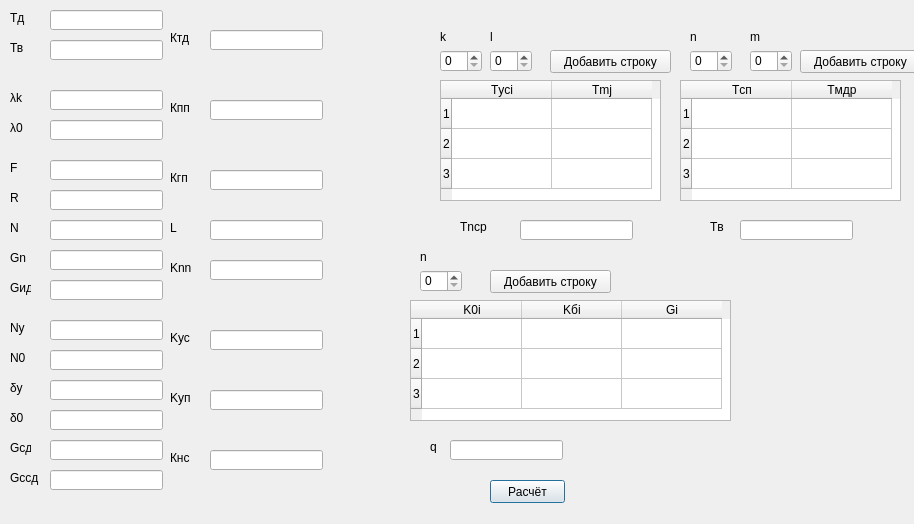
<?xml version="1.0" encoding="UTF-8"?>
<ui version="4.0">
 <class>table7_1</class>
 <widget class="QDialog" name="table7_1">
  <property name="geometry">
   <rect>
    <x>0</x>
    <y>0</y>
    <width>914</width>
    <height>524</height>
   </rect>
  </property>
  <property name="windowTitle">
   <string>Dialog</string>
  </property>
  <widget class="QTableWidget" name="tableWidget">
   <property name="geometry">
    <rect>
     <x>440</x>
     <y>80</y>
     <width>221</width>
     <height>121</height>
    </rect>
   </property>
   <property name="rowCount">
    <number>3</number>
   </property>
   <row/>
   <row/>
   <row/>
   <column>
    <property name="text">
     <string>Tусi</string>
    </property>
   </column>
   <column>
    <property name="text">
     <string>Tmj</string>
    </property>
   </column>
  </widget>
  <widget class="QSpinBox" name="spinBoxk">
   <property name="geometry">
    <rect>
     <x>440</x>
     <y>50</y>
     <width>42</width>
     <height>22</height>
    </rect>
   </property>
  </widget>
  <widget class="QSpinBox" name="spinBoxl">
   <property name="geometry">
    <rect>
     <x>490</x>
     <y>50</y>
     <width>42</width>
     <height>22</height>
    </rect>
   </property>
  </widget>
  <widget class="QLabel" name="label">
   <property name="geometry">
    <rect>
     <x>440</x>
     <y>30</y>
     <width>47</width>
     <height>13</height>
    </rect>
   </property>
   <property name="text">
    <string>k</string>
   </property>
  </widget>
  <widget class="QLabel" name="label_2">
   <property name="geometry">
    <rect>
     <x>490</x>
     <y>30</y>
     <width>47</width>
     <height>13</height>
    </rect>
   </property>
   <property name="text">
    <string>l</string>
   </property>
  </widget>
  <widget class="QLineEdit" name="lineEditncp">
   <property name="geometry">
    <rect>
     <x>520</x>
     <y>220</y>
     <width>113</width>
     <height>20</height>
    </rect>
   </property>
   <property name="readOnly">
    <bool>true</bool>
   </property>
  </widget>
  <widget class="QPushButton" name="pushButton">
   <property name="geometry">
    <rect>
     <x>490</x>
     <y>480</y>
     <width>75</width>
     <height>23</height>
    </rect>
   </property>
   <property name="text">
    <string>Расчёт</string>
   </property>
  </widget>
  <widget class="QPushButton" name="pushButton_2">
   <property name="geometry">
    <rect>
     <x>550</x>
     <y>50</y>
     <width>121</width>
     <height>23</height>
    </rect>
   </property>
   <property name="text">
    <string>Добавить строку</string>
   </property>
  </widget>
  <widget class="QLabel" name="label_3">
   <property name="geometry">
    <rect>
     <x>460</x>
     <y>220</y>
     <width>47</width>
     <height>13</height>
    </rect>
   </property>
   <property name="text">
    <string>Tncp</string>
   </property>
  </widget>
  <widget class="QTableWidget" name="tableWidget_2">
   <property name="geometry">
    <rect>
     <x>680</x>
     <y>80</y>
     <width>221</width>
     <height>121</height>
    </rect>
   </property>
   <property name="rowCount">
    <number>3</number>
   </property>
   <row/>
   <row/>
   <row/>
   <column>
    <property name="text">
     <string>Tсп</string>
    </property>
   </column>
   <column>
    <property name="text">
     <string>Tмдр</string>
    </property>
   </column>
  </widget>
  <widget class="QLineEdit" name="lineEditv">
   <property name="geometry">
    <rect>
     <x>740</x>
     <y>220</y>
     <width>113</width>
     <height>20</height>
    </rect>
   </property>
   <property name="readOnly">
    <bool>true</bool>
   </property>
  </widget>
  <widget class="QSpinBox" name="spinBoxn">
   <property name="geometry">
    <rect>
     <x>690</x>
     <y>50</y>
     <width>42</width>
     <height>22</height>
    </rect>
   </property>
  </widget>
  <widget class="QSpinBox" name="spinBoxm">
   <property name="geometry">
    <rect>
     <x>750</x>
     <y>50</y>
     <width>42</width>
     <height>22</height>
    </rect>
   </property>
  </widget>
  <widget class="QPushButton" name="pushButton_3">
   <property name="geometry">
    <rect>
     <x>800</x>
     <y>50</y>
     <width>121</width>
     <height>23</height>
    </rect>
   </property>
   <property name="text">
    <string>Добавить строку</string>
   </property>
  </widget>
  <widget class="QLabel" name="label_4">
   <property name="geometry">
    <rect>
     <x>690</x>
     <y>30</y>
     <width>47</width>
     <height>13</height>
    </rect>
   </property>
   <property name="text">
    <string>n</string>
   </property>
  </widget>
  <widget class="QLabel" name="label_5">
   <property name="geometry">
    <rect>
     <x>750</x>
     <y>30</y>
     <width>47</width>
     <height>13</height>
    </rect>
   </property>
   <property name="text">
    <string>m</string>
   </property>
  </widget>
  <widget class="QLabel" name="label_6">
   <property name="geometry">
    <rect>
     <x>710</x>
     <y>220</y>
     <width>47</width>
     <height>13</height>
    </rect>
   </property>
   <property name="text">
    <string>Tв</string>
   </property>
  </widget>
  <widget class="QLineEdit" name="lineEdit_td">
   <property name="geometry">
    <rect>
     <x>50</x>
     <y>10</y>
     <width>113</width>
     <height>20</height>
    </rect>
   </property>
  </widget>
  <widget class="QLineEdit" name="lineEdit_tv">
   <property name="geometry">
    <rect>
     <x>50</x>
     <y>40</y>
     <width>113</width>
     <height>20</height>
    </rect>
   </property>
  </widget>
  <widget class="QLabel" name="label_7">
   <property name="geometry">
    <rect>
     <x>10</x>
     <y>10</y>
     <width>16</width>
     <height>16</height>
    </rect>
   </property>
   <property name="text">
    <string>Тд</string>
   </property>
  </widget>
  <widget class="QLabel" name="label_8">
   <property name="geometry">
    <rect>
     <x>10</x>
     <y>40</y>
     <width>16</width>
     <height>16</height>
    </rect>
   </property>
   <property name="text">
    <string>Тв</string>
   </property>
  </widget>
  <widget class="QLabel" name="label_9">
   <property name="geometry">
    <rect>
     <x>170</x>
     <y>30</y>
     <width>31</width>
     <height>16</height>
    </rect>
   </property>
   <property name="text">
    <string>Ктд</string>
   </property>
  </widget>
  <widget class="QLineEdit" name="lineEdit_ktd">
   <property name="geometry">
    <rect>
     <x>210</x>
     <y>30</y>
     <width>113</width>
     <height>20</height>
    </rect>
   </property>
   <property name="readOnly">
    <bool>true</bool>
   </property>
  </widget>
  <widget class="QLabel" name="label_10">
   <property name="geometry">
    <rect>
     <x>10</x>
     <y>90</y>
     <width>16</width>
     <height>16</height>
    </rect>
   </property>
   <property name="text">
    <string>λk</string>
   </property>
  </widget>
  <widget class="QLabel" name="label_11">
   <property name="geometry">
    <rect>
     <x>10</x>
     <y>120</y>
     <width>16</width>
     <height>16</height>
    </rect>
   </property>
   <property name="text">
    <string>λ0</string>
   </property>
  </widget>
  <widget class="QLineEdit" name="lineEdit_lambda0">
   <property name="geometry">
    <rect>
     <x>50</x>
     <y>120</y>
     <width>113</width>
     <height>20</height>
    </rect>
   </property>
  </widget>
  <widget class="QLineEdit" name="lineEdit_lambdak">
   <property name="geometry">
    <rect>
     <x>50</x>
     <y>90</y>
     <width>113</width>
     <height>20</height>
    </rect>
   </property>
  </widget>
  <widget class="QLineEdit" name="lineEdit_kpp">
   <property name="geometry">
    <rect>
     <x>210</x>
     <y>100</y>
     <width>113</width>
     <height>20</height>
    </rect>
   </property>
   <property name="readOnly">
    <bool>true</bool>
   </property>
  </widget>
  <widget class="QLabel" name="label_12">
   <property name="geometry">
    <rect>
     <x>170</x>
     <y>100</y>
     <width>31</width>
     <height>16</height>
    </rect>
   </property>
   <property name="text">
    <string>Кпп</string>
   </property>
  </widget>
  <widget class="QLineEdit" name="lineEdit_kgp">
   <property name="geometry">
    <rect>
     <x>210</x>
     <y>170</y>
     <width>113</width>
     <height>20</height>
    </rect>
   </property>
   <property name="readOnly">
    <bool>true</bool>
   </property>
  </widget>
  <widget class="QLabel" name="label_13">
   <property name="geometry">
    <rect>
     <x>10</x>
     <y>190</y>
     <width>16</width>
     <height>16</height>
    </rect>
   </property>
   <property name="text">
    <string>R</string>
   </property>
  </widget>
  <widget class="QLineEdit" name="lineEdit_R">
   <property name="geometry">
    <rect>
     <x>50</x>
     <y>190</y>
     <width>113</width>
     <height>20</height>
    </rect>
   </property>
  </widget>
  <widget class="QLabel" name="label_14">
   <property name="geometry">
    <rect>
     <x>170</x>
     <y>170</y>
     <width>31</width>
     <height>16</height>
    </rect>
   </property>
   <property name="text">
    <string>Кгп</string>
   </property>
  </widget>
  <widget class="QLineEdit" name="lineEdit_F">
   <property name="geometry">
    <rect>
     <x>50</x>
     <y>160</y>
     <width>113</width>
     <height>20</height>
    </rect>
   </property>
  </widget>
  <widget class="QLabel" name="label_15">
   <property name="geometry">
    <rect>
     <x>10</x>
     <y>160</y>
     <width>16</width>
     <height>16</height>
    </rect>
   </property>
   <property name="text">
    <string>F</string>
   </property>
  </widget>
  <widget class="QLineEdit" name="lineEdit_N">
   <property name="geometry">
    <rect>
     <x>50</x>
     <y>220</y>
     <width>113</width>
     <height>20</height>
    </rect>
   </property>
  </widget>
  <widget class="QLabel" name="label_16">
   <property name="geometry">
    <rect>
     <x>10</x>
     <y>220</y>
     <width>16</width>
     <height>16</height>
    </rect>
   </property>
   <property name="text">
    <string>N</string>
   </property>
  </widget>
  <widget class="QLineEdit" name="lineEdit_L">
   <property name="geometry">
    <rect>
     <x>210</x>
     <y>220</y>
     <width>113</width>
     <height>20</height>
    </rect>
   </property>
   <property name="readOnly">
    <bool>true</bool>
   </property>
  </widget>
  <widget class="QLabel" name="label_17">
   <property name="geometry">
    <rect>
     <x>170</x>
     <y>220</y>
     <width>31</width>
     <height>16</height>
    </rect>
   </property>
   <property name="text">
    <string>L</string>
   </property>
  </widget>
  <widget class="QLineEdit" name="lineEdit_knn">
   <property name="geometry">
    <rect>
     <x>210</x>
     <y>260</y>
     <width>113</width>
     <height>20</height>
    </rect>
   </property>
   <property name="readOnly">
    <bool>true</bool>
   </property>
  </widget>
  <widget class="QLineEdit" name="lineEdit_gn">
   <property name="geometry">
    <rect>
     <x>50</x>
     <y>250</y>
     <width>113</width>
     <height>20</height>
    </rect>
   </property>
  </widget>
  <widget class="QLabel" name="label_18">
   <property name="geometry">
    <rect>
     <x>10</x>
     <y>250</y>
     <width>16</width>
     <height>16</height>
    </rect>
   </property>
   <property name="text">
    <string>Gn</string>
   </property>
  </widget>
  <widget class="QLineEdit" name="lineEdit_gid">
   <property name="geometry">
    <rect>
     <x>50</x>
     <y>280</y>
     <width>113</width>
     <height>20</height>
    </rect>
   </property>
  </widget>
  <widget class="QLabel" name="label_19">
   <property name="geometry">
    <rect>
     <x>10</x>
     <y>280</y>
     <width>21</width>
     <height>16</height>
    </rect>
   </property>
   <property name="text">
    <string>Gид</string>
   </property>
  </widget>
  <widget class="QLabel" name="label_20">
   <property name="geometry">
    <rect>
     <x>170</x>
     <y>260</y>
     <width>31</width>
     <height>16</height>
    </rect>
   </property>
   <property name="text">
    <string>Knn</string>
   </property>
  </widget>
  <widget class="QLineEdit" name="lineEdit_Kus">
   <property name="geometry">
    <rect>
     <x>210</x>
     <y>330</y>
     <width>113</width>
     <height>20</height>
    </rect>
   </property>
   <property name="readOnly">
    <bool>true</bool>
   </property>
  </widget>
  <widget class="QLineEdit" name="lineEdit_N0">
   <property name="geometry">
    <rect>
     <x>50</x>
     <y>350</y>
     <width>113</width>
     <height>20</height>
    </rect>
   </property>
  </widget>
  <widget class="QLabel" name="label_21">
   <property name="geometry">
    <rect>
     <x>10</x>
     <y>350</y>
     <width>21</width>
     <height>16</height>
    </rect>
   </property>
   <property name="text">
    <string>N0</string>
   </property>
  </widget>
  <widget class="QLineEdit" name="lineEdit_Nu">
   <property name="geometry">
    <rect>
     <x>50</x>
     <y>320</y>
     <width>113</width>
     <height>20</height>
    </rect>
   </property>
  </widget>
  <widget class="QLabel" name="label_22">
   <property name="geometry">
    <rect>
     <x>10</x>
     <y>320</y>
     <width>16</width>
     <height>16</height>
    </rect>
   </property>
   <property name="text">
    <string>Nу</string>
   </property>
  </widget>
  <widget class="QLabel" name="label_23">
   <property name="geometry">
    <rect>
     <x>170</x>
     <y>330</y>
     <width>31</width>
     <height>16</height>
    </rect>
   </property>
   <property name="text">
    <string>Kус</string>
   </property>
  </widget>
  <widget class="QLabel" name="label_24">
   <property name="geometry">
    <rect>
     <x>10</x>
     <y>410</y>
     <width>21</width>
     <height>16</height>
    </rect>
   </property>
   <property name="text">
    <string>δ0</string>
   </property>
  </widget>
  <widget class="QLabel" name="label_25">
   <property name="geometry">
    <rect>
     <x>170</x>
     <y>390</y>
     <width>31</width>
     <height>16</height>
    </rect>
   </property>
   <property name="text">
    <string>Kуп</string>
   </property>
  </widget>
  <widget class="QLabel" name="label_26">
   <property name="geometry">
    <rect>
     <x>10</x>
     <y>380</y>
     <width>16</width>
     <height>16</height>
    </rect>
   </property>
   <property name="text">
    <string>δу</string>
   </property>
  </widget>
  <widget class="QLineEdit" name="lineEdit_kup">
   <property name="geometry">
    <rect>
     <x>210</x>
     <y>390</y>
     <width>113</width>
     <height>20</height>
    </rect>
   </property>
   <property name="readOnly">
    <bool>true</bool>
   </property>
  </widget>
  <widget class="QLineEdit" name="lineEdit_delta_u">
   <property name="geometry">
    <rect>
     <x>50</x>
     <y>380</y>
     <width>113</width>
     <height>20</height>
    </rect>
   </property>
  </widget>
  <widget class="QLineEdit" name="lineEdit_delta_0">
   <property name="geometry">
    <rect>
     <x>50</x>
     <y>410</y>
     <width>113</width>
     <height>20</height>
    </rect>
   </property>
  </widget>
  <widget class="QLineEdit" name="lineEdit_Kns">
   <property name="geometry">
    <rect>
     <x>210</x>
     <y>450</y>
     <width>113</width>
     <height>20</height>
    </rect>
   </property>
   <property name="readOnly">
    <bool>true</bool>
   </property>
  </widget>
  <widget class="QLabel" name="label_27">
   <property name="geometry">
    <rect>
     <x>10</x>
     <y>470</y>
     <width>31</width>
     <height>16</height>
    </rect>
   </property>
   <property name="text">
    <string>Gссд</string>
   </property>
  </widget>
  <widget class="QLabel" name="label_28">
   <property name="geometry">
    <rect>
     <x>10</x>
     <y>440</y>
     <width>21</width>
     <height>16</height>
    </rect>
   </property>
   <property name="text">
    <string>Gсд</string>
   </property>
  </widget>
  <widget class="QLabel" name="label_29">
   <property name="geometry">
    <rect>
     <x>170</x>
     <y>450</y>
     <width>31</width>
     <height>16</height>
    </rect>
   </property>
   <property name="text">
    <string>Кнс</string>
   </property>
  </widget>
  <widget class="QLineEdit" name="lineEdit_Gccd">
   <property name="geometry">
    <rect>
     <x>50</x>
     <y>470</y>
     <width>113</width>
     <height>20</height>
    </rect>
   </property>
  </widget>
  <widget class="QLineEdit" name="lineEdit_Gcd">
   <property name="geometry">
    <rect>
     <x>50</x>
     <y>440</y>
     <width>113</width>
     <height>20</height>
    </rect>
   </property>
  </widget>
  <widget class="QLabel" name="label_30">
   <property name="geometry">
    <rect>
     <x>420</x>
     <y>250</y>
     <width>47</width>
     <height>13</height>
    </rect>
   </property>
   <property name="text">
    <string>n</string>
   </property>
  </widget>
  <widget class="QSpinBox" name="spinBoxn_2">
   <property name="geometry">
    <rect>
     <x>420</x>
     <y>270</y>
     <width>42</width>
     <height>22</height>
    </rect>
   </property>
  </widget>
  <widget class="QLabel" name="label_32">
   <property name="geometry">
    <rect>
     <x>430</x>
     <y>440</y>
     <width>47</width>
     <height>13</height>
    </rect>
   </property>
   <property name="text">
    <string>q</string>
   </property>
  </widget>
  <widget class="QTableWidget" name="tableWidget_3">
   <property name="geometry">
    <rect>
     <x>410</x>
     <y>300</y>
     <width>321</width>
     <height>121</height>
    </rect>
   </property>
   <property name="rowCount">
    <number>3</number>
   </property>
   <row/>
   <row/>
   <row/>
   <column>
    <property name="text">
     <string>K0i</string>
    </property>
   </column>
   <column>
    <property name="text">
     <string>Kбi</string>
    </property>
   </column>
   <column>
    <property name="text">
     <string>Gi</string>
    </property>
   </column>
  </widget>
  <widget class="QLineEdit" name="lineEdit_q">
   <property name="geometry">
    <rect>
     <x>450</x>
     <y>440</y>
     <width>113</width>
     <height>20</height>
    </rect>
   </property>
   <property name="readOnly">
    <bool>true</bool>
   </property>
  </widget>
  <widget class="QPushButton" name="pushButton_4">
   <property name="geometry">
    <rect>
     <x>490</x>
     <y>270</y>
     <width>121</width>
     <height>23</height>
    </rect>
   </property>
   <property name="text">
    <string>Добавить строку</string>
   </property>
  </widget>
 </widget>
 <resources/>
 <connections/>
</ui>
